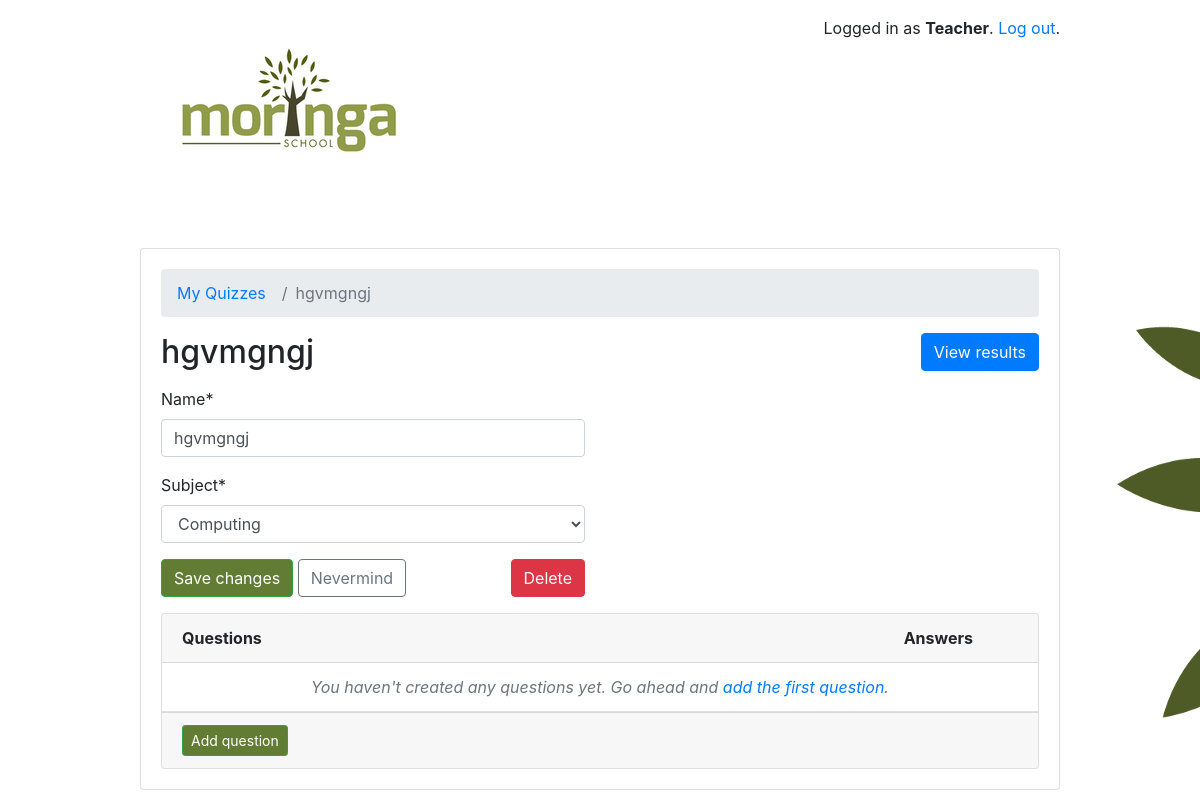
The app's page /teachers/quiz/3/ (signed in) with its own data.
### classroom/models.py (models this page shows, shortened)
class User(AbstractUser):
    is_student = models.BooleanField(default=False)
    is_teacher = models.BooleanField(default=False)

class Quiz(models.Model):
    owner = models.ForeignKey(User, on_delete=models.CASCADE, related_name='quizzes')
    name = models.CharField(max_length=255)
    subject = models.ForeignKey(Subject, on_delete=models.CASCADE, related_name='quizzes')

class Subject(models.Model):
    name = models.CharField(max_length=30)
    color = models.CharField(max_length=7, default='#637C33')
    def __str__(self):
        return self.name

### classroom/views/teachers.py (the view, shortened to what this page needs)
# urls.py: path('quiz/<int:pk>/', teachers.QuizUpdateView.as_view(), name='quiz_change'),
@method_decorator([login_required, teacher_required], name='dispatch')
class QuizUpdateView(UpdateView):
    model = Quiz
    fields = ('name', 'subject', )
    context_object_name = 'quiz'
    template_name = 'teachers/quiz_change_form.html'
    def get_context_data(self, **kwargs):
        kwargs['questions'] = self.get_object().questions.annotate(answers_count=Count('answers'))
        return super().get_context_data(**kwargs)
    def get_queryset(self):
        return self.request.user.quizzes.all()

### classroom/templates/teachers/quiz_change_form.html (shortened to what this page needs)
{% extends 'base.html' %}
{% load crispy_forms_tags %}
{% block content %}
  <nav aria-label="breadcrumb">
    <ol class="breadcrumb">
      <li class="breadcrumb-item"><a href="{% url 'teachers:quiz_change_list' %}">My Quizzes</a></li>
      <li class="breadcrumb-item active" aria-current="page">{{ quiz.name }}</li>
    </ol>
  </nav>
  <h2 class="mb-3">
    {{ quiz.name }}
    <a href="{% url 'teachers:quiz_results' quiz.pk %}" class="btn btn-primary float-right">View results</a>
  </h2>
  <div class="row mb-3">
    <div class="col-md-6 col-sm-8 col-12">
      <form method="post" novalidate>
        {{ form|crispy }}
        <button type="submit" class="btn btn-success" style="background-color:#637C33">Save changes</button>
        <a href="{% url 'teachers:quiz_change_list' %}" class="btn btn-outline-secondary" role="button">Nevermind</a>
        <a href="{% url 'teachers:quiz_delete' quiz.pk %}" class="btn btn-danger float-right">Delete</a>
      </form>
    </div>
  </div>
  <div class="card">
    <div class="card-header">
      <div class="row">
        <div class="col-10">
          <strong>Questions</strong>
        </div>
        <div class="col-2">
          <strong>Answers</strong>
        </div>
      </div>
    </div>
    <div class="list-group list-group-flush list-group-formset">
      {% for question in questions %}
        <div class="list-group-item">
          <div class="row">
            <div class="col-10">
              <a href="{% url 'teachers:question_change' quiz.pk question.pk %}">{{ question.text }}</a>
            </div>
            <div class="col-2">
              {{ question.answers_count }}
            </div>
          </div>
        </div>
      {% empty %}
        <div class="list-group-item text-center">
          <p class="text-muted font-italic mb-0">You haven't created any questions yet. Go ahead and <a href="{% url 'teachers:question_add' quiz.pk %}">add the first question</a>.</p>
        </div>
      {% endfor %}
    </div>
    <div class="card-footer">
      <a href="{% url 'teachers:question_add' quiz.pk %}" class="btn btn-success btn-sm" style="background-color:#637C33">Add question</a>
    </div>
  </div>
{% endblock %}

### classroom/templates/base.html (shortened to what this page needs)
{% load static %}<!doctype html>
<html lang="en">
  <head>
    <link rel="stylesheet" href="https://maxcdn.bootstrapcdn.com/bootstrap/4.0.0/css/bootstrap.min.css">
    <link rel="stylesheet" type="text/css" href="{% static 'vendor/fontello-2f186091/css/fontello.css' %}">
    <link rel="stylesheet" type="text/css" href="{% static 'css/app.css' %}">
    <link href="//maxcdn.bootstrapcdn.com/bootstrap/4.1.1/css/bootstrap.min.css" rel="stylesheet" id="bootstrap-css">
  </head>
  <body>
    <div class="container" style="">
      <div class="row justify-content-center">
        <div class="col-md-10 col-sm-12">
          <div class="row">
            <div class="col-6">
              <h1 class="logo">
                <a href="{% url 'home' %}">
                  {% if user.is_authenticated %}
                    {% if user.is_teacher %}
                   <img src="{% static 'img/moringa logo2.png' %}" alt="" data-placement="right">
                    {% else %}
                     <img src="{% static 'img/moringa logo2.png' %}" alt="" data-placement="right">
                    {% endif %}
                  {% endif %}
                </a>
              </h1>
            </div>
            <div class="col-6 text-right">
              {% if user.is_authenticated %}
                <p class="pt-3">Logged in as <strong>{{ user.username }}</strong>. <a href="{% url 'logout' %}">Log out</a>.</p>
              {% else %}
                <a href="{% url 'login' %}" class="btn btn-success" role="button" style="background-color:#637C33">Log in</a>
               <a href="{% url 'signup' %}" class="btn btn-success" role="button" style="background-color:#637C33">Sign up</a>
              {% endif %}
            </div>
          </div>
          <div class="card mb-3">
            <div class="card-body">
              {% block content %}
              {% endblock %}
            </div>
          </div>
        </div>
      </div>
    </div>
  </body>
</html>

### static/css/app.css (style rules this page uses)
.logo { font-family: 'Clicker Script', cursive; }
.logo a { color: #212529; text-decoration: none; }
body { background-image: url('static/img/all logo.png') }

### records on screen
User: username "Teacher"
Quiz: name "hgvmgngj", subject "Computing"
